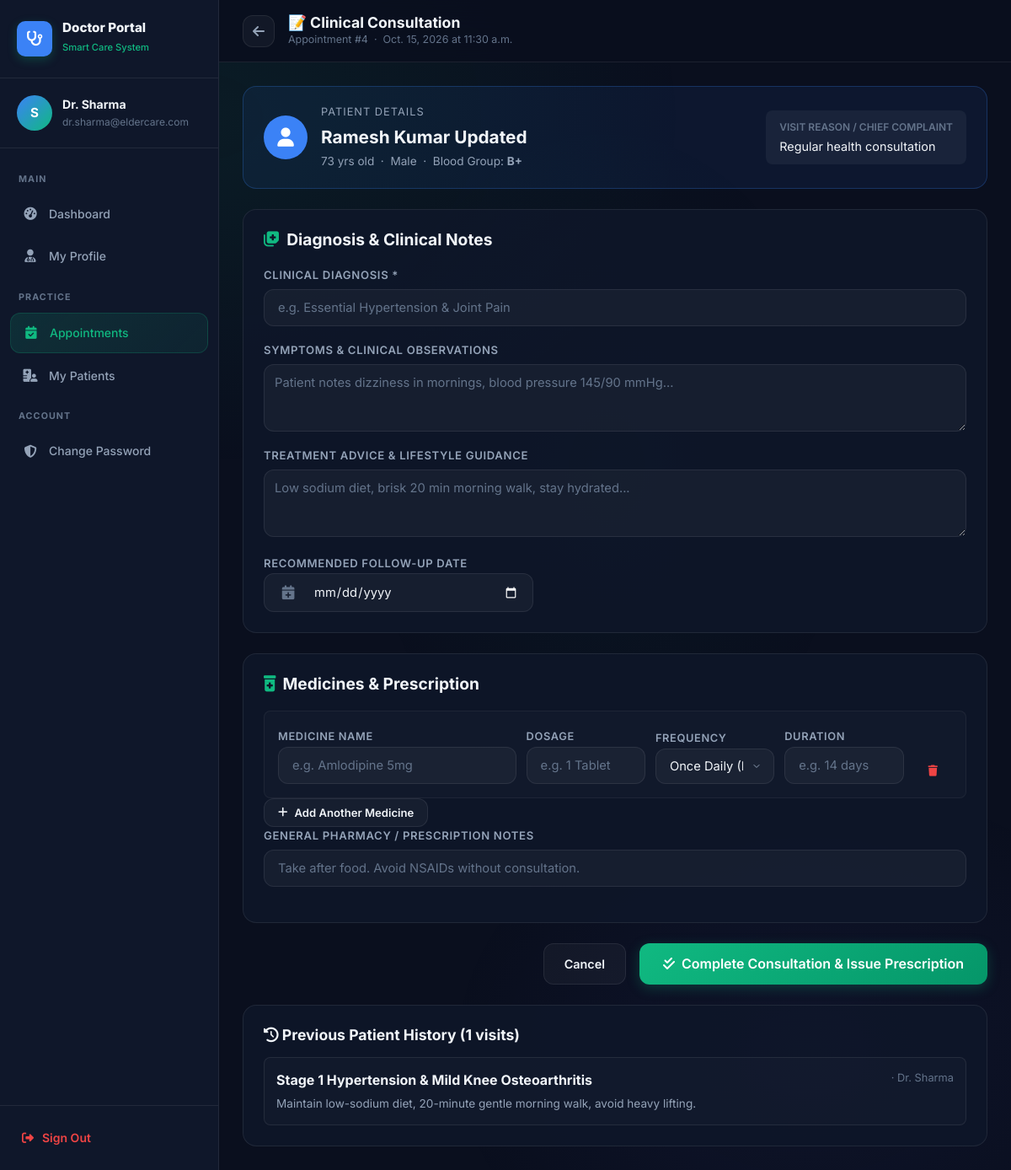
Page /users/doctor/consultation/4/ (signed in) on the committed database.
### users/models.py (models this page shows, shortened)
class Appointment(models.Model):
    STATUS_CHOICES = [
        ('pending', 'Pending'),
        ('accepted', 'Accepted'),
        ('rejected', 'Rejected'),
        ('completed', 'Completed'),
        ('cancelled', 'Cancelled'),
    ]
    elderly = models.ForeignKey(User, on_delete=models.CASCADE, related_name='elderly_appointments')
    doctor = models.ForeignKey(User, on_delete=models.CASCADE, related_name='doctor_appointments')
    appointment_date = models.DateField()
    appointment_time = models.TimeField()
    reason = models.TextField(blank=True)
    status = models.CharField(max_length=20, choices=STATUS_CHOICES, default='pending')
    notes = models.TextField(blank=True)
    created_at = models.DateTimeField(auto_now_add=True)
    updated_at = models.DateTimeField(auto_now=True)
    class Meta:
        ordering = ['-appointment_date', '-appointment_time']

class ElderlyProfile(models.Model):
    GENDER_CHOICES = [
        ('Male', 'Male'),
        ('Female', 'Female'),
        ('Other', 'Other'),
        ('Prefer not to say', 'Prefer not to say'),
    ]
    user = models.OneToOneField(User, on_delete=models.CASCADE, related_name='elderly_profile')
    age = models.PositiveIntegerField(null=True, blank=True)
    gender = models.CharField(max_length=20, choices=GENDER_CHOICES, blank=True)
    phone = models.CharField(max_length=20, blank=True)
    address = models.TextField(blank=True)
    blood_group = models.CharField(max_length=10, blank=True)
    emergency_contact_name = models.CharField(max_length=100, blank=True)
    emergency_contact_phone = models.CharField(max_length=20, blank=True)
    created_at = models.DateTimeField(auto_now_add=True)

class Consultation(models.Model):
    appointment = models.OneToOneField(Appointment, on_delete=models.SET_NULL, null=True, blank=True, related_name='consultation')
    doctor = models.ForeignKey(User, on_delete=models.CASCADE, related_name='doctor_consultations')
    elderly = models.ForeignKey(User, on_delete=models.CASCADE, related_name='elderly_consultations')
    diagnosis = models.TextField()
    symptoms = models.TextField(blank=True)
    treatment_advice = models.TextField(blank=True)
    follow_up_date = models.DateField(null=True, blank=True)
    consultation_date = models.DateTimeField(auto_now_add=True)
    class Meta:
        ordering = ['-consultation_date']

### users/views.py (the view)
    @login_required
    def wrapper(request, *args, **kwargs):
        if not hasattr(request.user, 'doctor_profile') and not (request.user.is_staff or request.user.is_superuser):
            messages.error(request, "Access restricted to doctor accounts.")
            return redirect('login_redirect')
        if hasattr(request.user, 'doctor_profile') and not request.user.doctor_profile.is_approved:
            request.user.doctor_profile.is_approved = True
            request.user.doctor_profile.save()
        return view_func(request, *args, **kwargs)

### users/templates/user/doctor-consultation.html (shortened to what this page needs)
{% load static %}
<!DOCTYPE html>
<html lang="en">
<head>
  <link rel="stylesheet" href="{% static 'css/main.css' %}?v=2.1" />
  <link rel="stylesheet" href="{% static 'css/dashboard.css' %}?v=2.1" />
  <link rel="stylesheet" href="{% static 'css/modules.css' %}?v=2.1" />
  <link rel="stylesheet" href="https://cdnjs.cloudflare.com/ajax/libs/font-awesome/6.5.1/css/all.min.css" />
</head>
<body>
  <div class="bg-gradient-mesh"></div>
  <div class="app-layout">
    <aside class="sidebar" id="sidebar">
      <div class="sidebar-header">
        <div class="sidebar-brand">
          <div class="sidebar-logo" style="background:var(--info); color:white;"><i class="fas fa-stethoscope"></i></div>
          <div class="sidebar-brand-text"><h3>Doctor Portal</h3><span>Smart Care System</span></div>
        </div>
      </div>
      <div class="sidebar-user">
        <div class="avatar" id="sidebar_avatar" style="width:42px;height:42px;font-size:0.95rem;background:linear-gradient(135deg,var(--info),var(--primary));color:white;display:flex;align-items:center;justify-content:center;border-radius:50%;font-weight:700;">
          {{ request.user.first_name|first|default:request.user.username|first|upper }}
        </div>
        <div class="sidebar-user-info">
          <div class="user-name">Dr. {{ request.user.get_full_name|default:request.user.username }}</div>
          <div class="user-email" style="font-size:0.75rem;color:var(--text-muted);">{{ request.user.email }}</div>
        </div>
      </div>
      <nav class="sidebar-nav">
        <span class="nav-section-label">Main</span>
        <a href="{% url 'doctor_dashboard' %}" class="nav-link"><span class="nav-icon"><i class="fas fa-gauge-high"></i></span>Dashboard</a>
        <a href="{% url 'doctor_profile' %}" class="nav-link"><span class="nav-icon"><i class="fas fa-user-doctor"></i></span>My Profile</a>
        <span class="nav-section-label">Practice</span>
        <a href="{% url 'doctor_appointments' %}" class="nav-link active"><span class="nav-icon"><i class="fas fa-calendar-check"></i></span>Appointments</a>
        <a href="{% url 'doctor_patients' %}" class="nav-link"><span class="nav-icon"><i class="fas fa-hospital-user"></i></span>My Patients</a>
        <span class="nav-section-label">Account</span>
        <a href="{% url 'change_password' %}" class="nav-link"><span class="nav-icon"><i class="fas fa-shield-alt"></i></span>Change Password</a>
      </nav>
      <div class="sidebar-footer">
        <a href="{% url 'logout' %}" class="sidebar-logout" style="display:flex;align-items:center;gap:10px;text-decoration:none;color:var(--danger);font-weight:600;"><span class="nav-icon"><i class="fas fa-right-from-bracket"></i></span>Sign Out</a>
      </div>
    </aside>
    <main class="main-content">
      <header class="topbar">
        <div class="topbar-left">
          <a href="{% url 'doctor_appointments' %}" class="topbar-btn" title="Back to Appointments">
            <i class="fas fa-arrow-left"></i>
          </a>
          <div class="topbar-title">
            <h2>📝 Clinical Consultation</h2>
            <p>Appointment #{{ appointment.id }} &nbsp;·&nbsp; {{ appointment.appointment_date }} at {{ appointment.appointment_time }}</p>
          </div>
        </div>
      </header>
      <div class="page-content">
        <div style="max-width: 1000px; margin: 0 auto; display:flex; flex-direction:column; gap:24px;">
          <div style="background:rgba(59,130,246,0.08); border:1px solid rgba(59,130,246,0.25); border-radius:var(--radius-lg); padding:20px 24px; display:flex; align-items:center; justify-content:space-between; flex-wrap:wrap; gap:16px;">
            <div style="display:flex; align-items:center; gap:16px;">
              <div style="width:52px;height:52px;background:var(--info);border-radius:50%;color:white;display:flex;align-items:center;justify-content:center;font-size:1.4rem;">
                <i class="fas fa-user"></i>
              </div>
              <div>
                <div style="font-size:0.8rem; color:var(--text-secondary); text-transform:uppercase; letter-spacing:1px; margin-bottom:2px;">Patient Details</div>
                <div style="font-size:1.3rem; font-weight:700; color:var(--text-main);">{{ patient.get_full_name|default:patient.username }}</div>
                <div style="font-size:0.85rem; color:var(--text-secondary); margin-top:2px;">
                  {% if profile.age %}{{ profile.age }} yrs old &nbsp;·&nbsp; {{ profile.gender }}{% endif %}
                  {% if profile.blood_group %} &nbsp;·&nbsp; Blood Group: <strong>{{ profile.blood_group }}</strong>{% endif %}
                </div>
              </div>
            </div>
            {% if appointment.reason %}
              <div style="background:rgba(255,255,255,0.05); padding:10px 16px; border-radius:8px; max-width:360px;">
                <div style="font-size:0.75rem; text-transform:uppercase; color:var(--text-muted); font-weight:600;">Visit Reason / Chief Complaint</div>
                <div style="font-size:0.9rem; color:var(--text-main); margin-top:2px;">{{ appointment.reason }}</div>
              </div>
            {% endif %}
          </div>
          <form id="consult_form" method="POST" action="{% url 'doctor_consultation' appointment.id %}">
            <div style="background:var(--bg-card); border:1px solid var(--bg-glass-border); border-radius:var(--radius-lg); padding:24px; margin-bottom:24px;">
              <h3 style="margin-bottom:20px; display:flex; align-items:center; gap:8px;"><i class="fas fa-notes-medical" style="color:var(--primary)"></i> Diagnosis & Clinical Notes</h3>
              <div class="form-group">
                <label class="form-label" for="con_diagnosis">Clinical Diagnosis *</label>
                <input type="text" id="con_diagnosis" name="diagnosis" class="form-input" required placeholder="e.g. Essential Hypertension & Joint Pain" />
              </div>
              <div class="form-group">
                <label class="form-label" for="con_symptoms">Symptoms & Clinical Observations</label>
                <textarea id="con_symptoms" name="symptoms" class="form-input form-textarea" style="padding:12px; min-height:80px;" placeholder="Patient notes dizziness in mornings, blood pressure 145/90 mmHg..."></textarea>
              </div>
              <div class="form-group">
                <label class="form-label" for="con_advice">Treatment Advice & Lifestyle Guidance</label>
                <textarea id="con_advice" name="advice" class="form-input form-textarea" style="padding:12px; min-height:80px;" placeholder="Low sodium diet, brisk 20 min morning walk, stay hydrated..."></textarea>
              </div>
              <div style="max-width:320px;">
                <label class="form-label" for="con_followup">Recommended Follow-up Date</label>
                <div class="input-wrapper">
                  <i class="fas fa-calendar-plus input-icon"></i>
                  <input type="date" id="con_followup" name="follow_up" class="form-input" />
                </div>
              </div>
            </div>
            <div style="background:var(--bg-card); border:1px solid var(--bg-glass-border); border-radius:var(--radius-lg); padding:24px; margin-bottom:24px;">
              <div style="display:flex; justify-content:space-between; align-items:center; margin-bottom:20px;">
                <h3 style="display:flex; align-items:center; gap:8px; margin:0;"><i class="fas fa-prescription-bottle-medical" style="color:var(--success)"></i> Medicines & Prescription</h3>
              </div>
              <div id="rx_meds_container" style="display:flex; flex-direction:column; gap:16px;">
                <div class="med-row" style="display:grid; grid-template-columns: 2fr 1fr 1fr 1fr auto; gap:12px; align-items:end; padding:16px; background:rgba(255,255,255,0.02); border:1px solid rgba(255,255,255,0.05); border-radius:var(--radius-sm);">
                  <div>
                    <label class="form-label" style="font-size:0.8rem;">Medicine Name</label>
                    <input type="text" name="med_name[]" class="form-input" placeholder="e.g. Amlodipine 5mg" />
                  </div>
                  <div>
                    <label class="form-label" style="font-size:0.8rem;">Dosage</label>
                    <input type="text" name="med_dosage[]" class="form-input" placeholder="e.g. 1 Tablet" />
                  </div>
                  <div>
                    <label class="form-label" style="font-size:0.8rem;">Frequency</label>
                    <select name="med_frequency[]" class="form-input form-select">
                      <option value="Once Daily (Morning)">Once Daily (Morning)</option>
                    </select>
                  </div>
                  <div>
                    <label class="form-label" style="font-size:0.8rem;">Duration</label>
                    <input type="text" name="med_duration[]" class="form-input" placeholder="e.g. 14 days" />
                  </div>
                  <div>
                    <button type="button" class="btn btn-outline btn-sm" onclick="this.closest('.med-row').remove()" style="color:var(--danger); border-color:transparent;" title="Remove medicine"><i class="fas fa-trash"></i></button>
                  </div>
                </div>
              </div>
              <button type="button" class="btn btn-ghost btn-sm mt-3" onclick="addMedRow()">
                <i class="fas fa-plus"></i> Add Another Medicine
              </button>
              <div class="form-group mt-3">
                <label class="form-label" for="con_rx_notes">General Pharmacy / Prescription Notes</label>
                <input type="text" id="con_rx_notes" name="prescription_notes" class="form-input" placeholder="Take after food. Avoid NSAIDs without consultation." />
              </div>
            </div>
            <div style="display:flex; justify-content:flex-end; gap:16px;">
              <a href="{% url 'doctor_appointments' %}" class="btn btn-ghost">Cancel</a>
              <button type="submit" class="btn btn-primary" style="padding:12px 28px; font-size:1rem;"><i class="fas fa-check-double"></i> Complete Consultation & Issue Prescription</button>
            </div>
          </form>
          {% if previous_consultations %}
            <div style="background:var(--bg-card); border:1px solid var(--bg-glass-border); border-radius:var(--radius-lg); padding:24px;">
              <h3 style="margin-bottom:16px; font-size:1.1rem;"><i class="fas fa-clock-rotate-left"></i> Previous Patient History ({{ previous_consultations.count }} visits)</h3>
              <div style="display:flex; flex-direction:column; gap:12px;">
                {% for c in previous_consultations %}
                  <div style="padding:14px; background:rgba(255,255,255,0.02); border-radius:8px; border:1px solid var(--bg-glass-border);">
                    <div style="display:flex; justify-content:space-between; margin-bottom:4px;">
                      <strong>{{ c.diagnosis }}</strong>
                      <span style="font-size:0.8rem; color:var(--text-muted);">{{ c.created_at|date:"M d, Y" }} · Dr. {{ c.doctor.get_full_name|default:c.doctor.username }}</span>
                    </div>
                    {% if c.treatment_advice %}
                      <div style="font-size:0.85rem; color:var(--text-secondary);">{{ c.treatment_advice }}</div>
                    {% endif %}
                  </div>
                {% endfor %}
              </div>
            </div>
          {% endif %}
        </div>
      </div>
    </main>
  </div>
</body>
</html>

### rows in the picture
Appointment: id "4", appointment_date "Oct. 15, 2026", appointment_time "11:30 a.m.", reason "Regular health consultation"
ElderlyProfile: age "73", gender "Male", blood_group "B+"
Consultation: diagnosis "Stage 1 Hypertension & Mild Knee Osteoarthritis", doctor.get_full_name "Sharma", treatment_advice "Maintain low-sodium diet, 20-minute gentle morning walk, avoid heavy lifting."

### other values in the picture
{{ request.user.get_full_name|default:request.user.username }} "Sharma"
{{ request.user.email }} "dr.sharma@eldercare.com"
{{ patient.get_full_name|default:patient.username }} "Ramesh Kumar Updated"
{{ previous_consultations.count }} "1"
